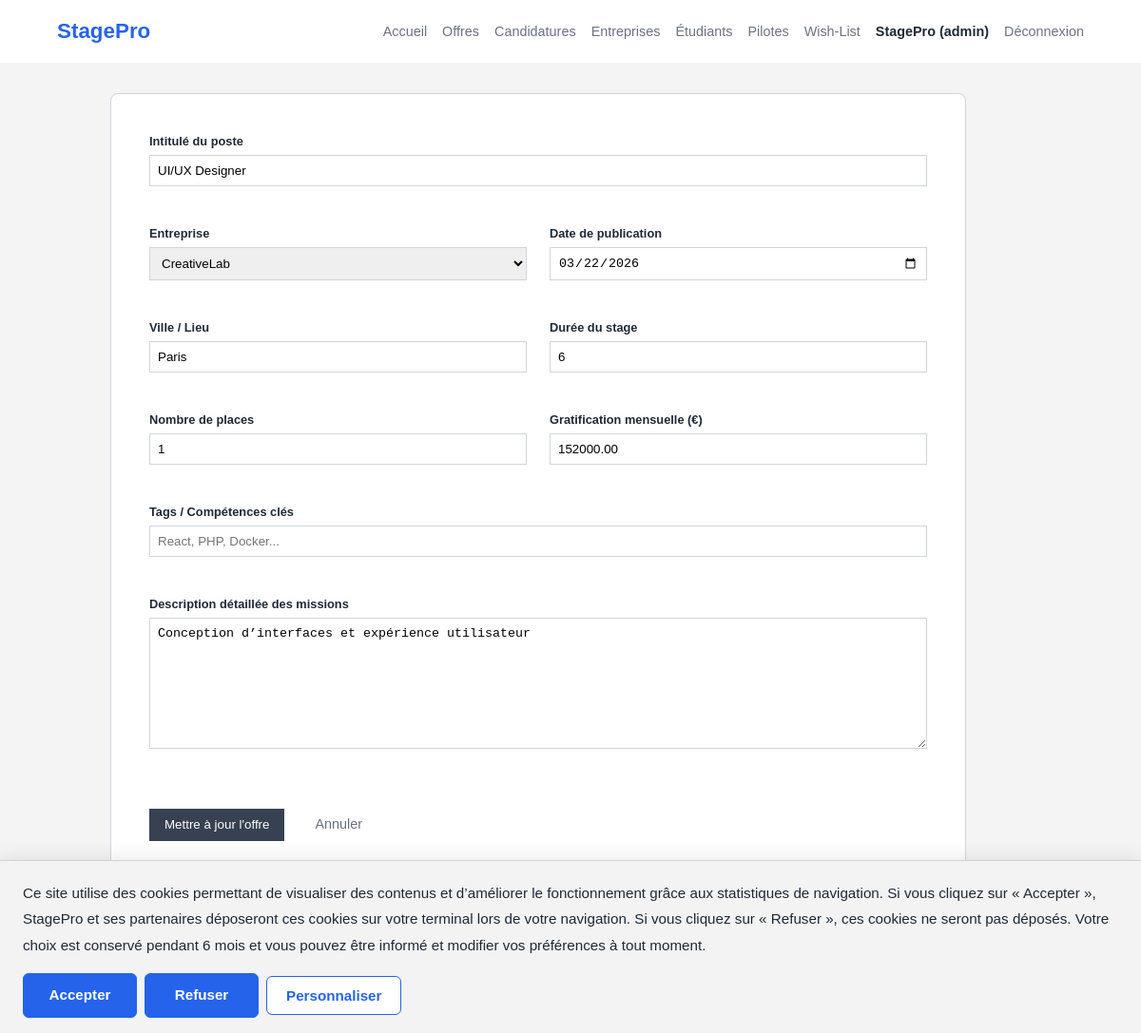
The app's page /index.php?page=offre-edit&id=3 (signed in) with its own data.
### tables this page shows
CREATE TABLE `offres` (
  `id` int(11) NOT NULL,
  `entreprise_id` int(11) NOT NULL,
  `titre` varchar(150) NOT NULL,
  `description` text NOT NULL,
  `competences` text DEFAULT NULL,
  `localite` varchar(255) DEFAULT NULL,
  `duree` varchar(100) DEFAULT NULL,
  `nb_places` int(11) DEFAULT 1,
  `remuneration` decimal(10,2) DEFAULT NULL,
  `date_offre` date NOT NULL,
  `created_at` timestamp NOT NULL DEFAULT current_timestamp()
);

CREATE TABLE `entreprises` (
  `id` int(11) NOT NULL,
  `nom` varchar(150) NOT NULL,
  `description` text DEFAULT NULL,
  `email_contact` varchar(150) DEFAULT NULL,
  `telephone_contact` varchar(30) DEFAULT NULL,
  `created_at` timestamp NOT NULL DEFAULT current_timestamp()
);

### app/Controllers/OffreController.php (called while the page is built, shortened)
<?php
require_once __DIR__ . '/../Models/Offre.php';
require_once __DIR__ . '/../Models/Entreprise.php';
class OffreController {
    private $model;
    public function __construct() {
        $this->model = new Offre();
    }
    public function create($id = 0) {
        $modeEdition = ((int)$id > 0);
        $offre = $modeEdition ? $this->model->findById((int)$id) : null;
        $entreprises = (new Entreprise())->findAll();
        include __DIR__ . '/../Views/layout/header.php';
        include __DIR__ . '/../Views/offres/formulaire.php';
        include __DIR__ . '/../Views/layout/footer.php';
    }
}

### config/Database.php (called while the page is built)
<?php
class Database {
    private static $instance = null;
    public static function getConnection() {
        if (self::$instance === null) {
            try {
                self::$instance = new PDO(
                    "mysql:host=localhost;dbname=stagepro;charset=utf8",
                    "root",
                    ""
                );
                self::$instance->setAttribute(PDO::ATTR_ERRMODE, PDO::ERRMODE_EXCEPTION);
                self::$instance->setAttribute(PDO::ATTR_DEFAULT_FETCH_MODE, PDO::FETCH_ASSOC);
            } catch (PDOException $e) {
                die("Erreur de connexion : " . $e->getMessage());
            }
        }
        return self::$instance;
    }
}

### app/Models/Offre.php (called while the page is built, shortened)
<?php
require_once __DIR__ . '/../../config/Database.php';
class Offre {
    private PDO $pdo;
    public function __construct() {
        $this->pdo = Database::getConnection();
    }
    public function findById(int $id): array|false {
        $sql = "SELECT o.*, e.nom AS entreprise_nom
                FROM offres o
                LEFT JOIN entreprises e ON o.entreprise_id = e.id
                WHERE o.id = :id";
        $stmt = $this->pdo->prepare($sql);
        $stmt->bindValue(':id', $id, PDO::PARAM_INT);
        $stmt->execute();
        return $stmt->fetch(PDO::FETCH_ASSOC);
    }
}

### app/Models/Entreprise.php (called while the page is built, shortened)
<?php
require_once __DIR__ . '/../../config/Database.php';
class Entreprise
{
    private PDO $pdo;
    public function __construct()
    {
        $this->pdo = Database::getConnection();
    }
    public function findAll(): array
    {
        $sql = "SELECT * FROM entreprises ORDER BY nom ASC";
        $stmt = $this->pdo->query($sql);
        return $stmt->fetchAll(PDO::FETCH_ASSOC);
    }
}

### app/Views/offres/formulaire.php (the view, shortened to what this page needs)
<?php
$isEdit = isset($modeEdition) && $modeEdition === true && !empty($offre);
$dateOffreValue = htmlspecialchars($offre['date_offre'] ?? date('Y-m-d'));
?>
<section style="margin-top: 2rem;">
  <form action="index.php?page=offre-save" method="post" style="max-width: 900px; background: var(--surface); padding: 2.5rem; border-radius: 8px; border: 1px solid var(--border);">
    <div style="display: grid; grid-template-columns: repeat(2, 1fr); gap: 1.5rem;">
        <div class="form-group" style="grid-column: span 2;">
          <label for="titre">Intitulé du poste</label>
          <input type="text" id="titre" name="titre" value="<?= htmlspecialchars($offre['titre'] ?? '') ?>" placeholder="Ex: Développeur Web Fullstack H/F" required>
        </div>
        <div class="form-group">
          <label for="id_entreprise">Entreprise</label>
          <select id="id_entreprise" name="id_entreprise" required>
            <?php foreach ($entreprises as $entreprise): ?>
              <option value="<?= (int) $entreprise['id'] ?>"
                <?= (isset($offre['entreprise_id']) && (int) $offre['entreprise_id'] === (int) $entreprise['id']) ? 'selected' : '' ?>>
                <?= htmlspecialchars($entreprise['nom']) ?>
              </option>
            <?php endforeach; ?>
          </select>
        </div>
        <div class="form-group">
          <label for="date_offre">Date de publication</label>
          <input type="date" id="date_offre" name="date_offre" value="<?= $dateOffreValue ?>" required>
        </div>
        <div class="form-group">
          <label for="localite">Ville / Lieu</label>
          <input type="text" id="localite" name="localite" value="<?= htmlspecialchars($offre['localite'] ?? '') ?>" placeholder="Ex: Lyon (69)">
        </div>
        <div class="form-group">
          <label for="duree">Durée du stage</label>
          <input type="text" id="duree" name="duree" value="<?= htmlspecialchars($offre['duree'] ?? '') ?>" placeholder="Ex: 4 à 6 mois">
        </div>
        <div class="form-group">
          <label for="nb_places">Nombre de places</label>
          <input type="number" id="nb_places" name="nb_places" min="1" value="<?= htmlspecialchars($offre['nb_places'] ?? '1') ?>" required>
        </div>
        <div class="form-group">
          <label for="remuneration">Gratification mensuelle (€)</label>
          <input type="number" id="remuneration" name="remuneration" min="0" step="0.01" value="<?= htmlspecialchars($offre['remuneration'] ?? '') ?>" placeholder="Ex: 600">
        </div>
        <div class="form-group" style="grid-column: span 2;">
          <label for="competences">Tags / Compétences clés</label>
          <input type="text" id="competences" name="competences" value="<?= htmlspecialchars($offre['competences'] ?? '') ?>" placeholder="React, PHP, Docker...">
        </div>
        <div class="form-group" style="grid-column: span 2;">
          <label for="description">Description détaillée des missions</label>
          <textarea id="description" name="description" rows="8" placeholder="Décrivez les projets..." required><?= htmlspecialchars($offre['description'] ?? '') ?></textarea>
        </div>
    </div>
    <div style="margin-top: 2.5rem; display: flex; align-items: center; gap: 2rem;">
      <button type="submit"><?= $isEdit ? "Mettre à jour l'offre" : "Enregistrer l'offre" ?></button>
      <a href="index.php?page=offres" style="color: var(--text-muted); text-decoration: none; font-size: 0.9rem;">Annuler</a>
    </div>
  </form>
</section>

### public/styles.css (style rules this page uses)
:root { --bg-body: #f4f4f4; --surface: #ffffff; --accent: #2563eb; --text-main: #1f2937; --text-muted: #6b7280; --border: #d1d5db; --header-height: 0px; }
* { box-sizing: border-box; margin: 0; padding: 0; }
body { background-color: var(--bg-body); color: var(--text-main); font-family: sans-serif; line-height: 1.5; padding-bottom: 2rem; }
section { margin-bottom: 5rem; }
form { background: #fff; padding: 1.5rem; border: 1px solid var(--border); }
label { font-weight: bold; font-size: 0.8rem; display: block; margin-bottom: 0.3rem; }
input, select, textarea { width: 100%; border: 1px solid var(--border); padding: 0.5rem; margin-bottom: 1rem; }
button { background: #374151; color: #fff; border: none; padding: 0.6rem 1rem; cursor: pointer; }
section:not(.hero):not(.entreprise-showcase):not(.espaces-section):not(.stats-section) { max-width: 1000px; margin: 0 auto 2.5rem auto; padding: 0 1rem; }

### records on screen
offres: titre "UI/UX Designer", id_entreprise "CreativeLab", date_offre "03/22/2026", localite "Paris", duree "6", nb_places "1", remuneration "152000.00", description "Conception d’interfaces et expérience utilisateur"

### other values on screen
$_SESSION['user']['prenom'] "StagePro"
$_SESSION['user']['role'] "admin"
